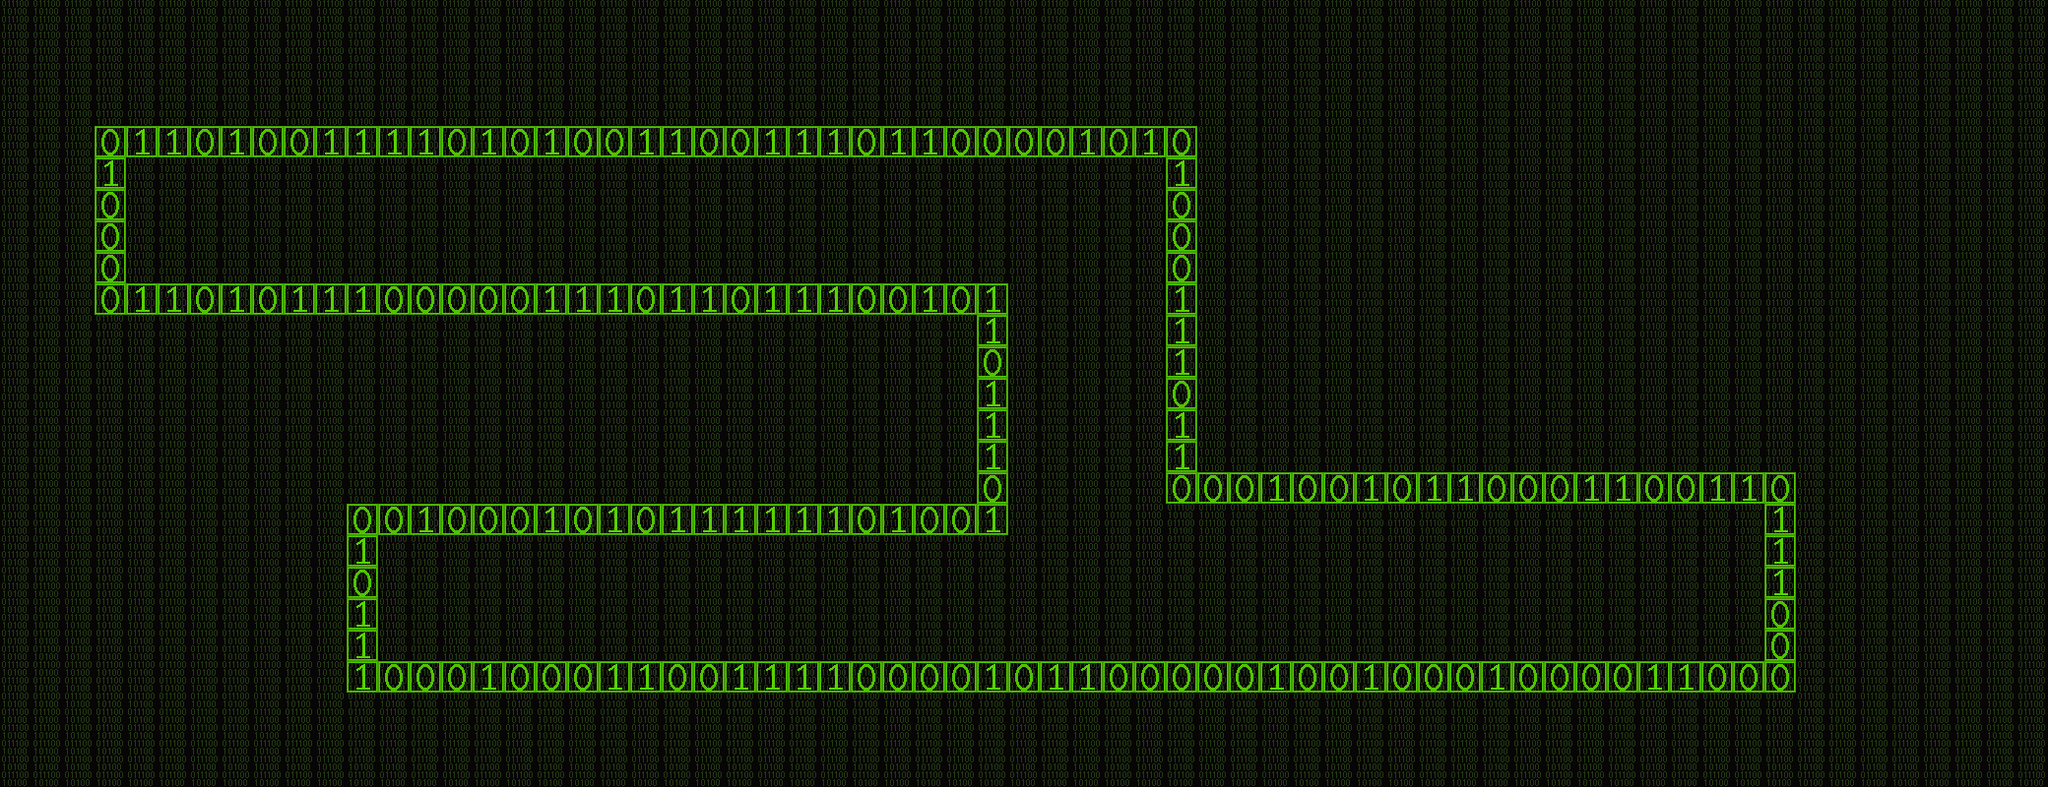

A 2D game scene composited from a Tiled map and its tileset images. What follows is a short description and the map's XML, with each tile layer's data collapsed to a summary:
An orthogonal 65x25 tile map with 32x32 px tiles, 2 tile layers (Bg Layer, Layer 2) and 30 objects (10x wall, 7x bit01, 5x coinBit, 3x text, door, ...).

<map version="1.4" tiledversion="1.4.1" orientation="orthogonal" renderorder="right-down" width="65" height="25" tilewidth="32" tileheight="32" infinite="0" nextlayerid="4" nextobjectid="44">
 <tileset firstgid="1" source="../cyber_space_tileset1.tsx" />
 <layer id="1" name="Bg Layer" width="65" height="25">
  <data>[1625 cells, 1625 non-empty, 1 distinct tile ids]</data>
 </layer>
 <layer id="2" name="Layer 2" width="65" height="25">
  <data>[1625 cells, 180 non-empty, 2 distinct tile ids]</data>
 </layer>
 <objectgroup id="3" name="objects">
  <object id="2" name="door" x="384" y="544" width="96" height="128" />
  <object id="4" name="enemy" type="bit01" x="872" y="192">
   <properties>
    <property name="vertical" type="bool" value="true" />
   </properties>
   <point />
  </object>
  <object id="5" name="enemy" type="bit01" x="800" y="256">
   <properties>
    <property name="vertical" type="bool" value="true" />
   </properties>
   <point />
  </object>
  <object id="6" name="enemy" type="bit01" x="1064" y="384">
   <point />
  </object>
  <object id="7" name="enemy" type="bit01" x="816" y="584">
   <properties>
    <property name="vertical" type="bool" value="true" />
   </properties>
   <point />
  </object>
  <object id="8" name="enemy" type="bit01" x="1408" y="552">
   <properties>
    <property name="vertical" type="bool" value="true" />
   </properties>
   <point />
  </object>
  <object id="9" name="enemy" type="bit01" x="1600" y="600">
   <properties>
    <property name="vertical" type="bool" value="true" />
   </properties>
   <point />
  </object>
  <object id="10" name="enemy" type="bit01" x="1032" y="472">
   <properties>
    <property name="vertical" type="bool" value="true" />
   </properties>
   <point />
  </object>
  <object id="12" name="wall" x="96" y="128" width="1120" height="32" />
  <object id="13" name="wall" x="96" y="288" width="928" height="32" />
  <object id="14" name="wall" x="96" y="128" width="32" height="192" />
  <object id="15" name="wall" x="1184" y="160" width="32" height="352" />
  <object id="16" name="wall" x="352" y="512" width="672" height="32" />
  <object id="17" name="wall" x="992" y="288" width="32" height="224" />
  <object id="18" name="wall" x="352" y="672" width="1472" height="32" />
  <object id="19" name="wall" x="1216" y="480" width="608" height="32" />
  <object id="20" name="wall" x="1792" y="480" width="32" height="224" />
  <object id="21" name="wall" x="352" y="512" width="32" height="192" />
  <object id="22" x="1288" y="40" width="83" height="19">
   <text wrap="1">Hello World</text>
  </object>
  <object id="23" x="1280" y="32" width="83" height="19">
   <text wrap="1">Hello World</text>
  </object>
  <object id="25" name="text" x="112" y="48" width="1152" height="51">
   <properties>
    <property name="text" value="Find the Decryptor and bring it to the CyberNET Gate to navigate the Cyber Realm!" />
   </properties>
   <text fontfamily="Myanmar Text" pixelsize="33" wrap="1" color="#ffffff">Find the Decryptor and bring it to the CyberNET Gate to navigate the Cyber Realm!</text>
  </object>
  <object id="27" name="key" x="1696" y="576">
   <properties>
    <property name="testProp" type="bool" value="false" />
   </properties>
   <point />
  </object>
  <object id="28" name="text" x="160" y="328" width="888" height="51">
   <properties>
    <property name="text" value="Fire the bit bugs to defend the system!" />
   </properties>
   <text fontfamily="Myanmar Text" pixelsize="33" wrap="1" color="#ffffff">Fire the bit bugs to defend the system</text>
  </object>
  <object id="29" name="text" x="152" y="360" width="888" height="51">
   <properties>
    <property name="text" value=" and obtain Bit Credits" />
   </properties>
   <text fontfamily="Myanmar Text" pixelsize="33" wrap="1" color="#ffffff"> and obtain Bit Credits</text>
  </object>
  <object id="30" name="entrance" x="128" y="160" width="96" height="128" />
  <object id="35" name="consumable" type="coinBit" x="1088" y="280" width="32" height="32" />
  <object id="36" name="consumable" type="coinBit" x="1088" y="344" width="32" height="32" />
  <object id="37" name="consumable" type="coinBit" x="1088" y="408" width="32" height="32" />
  <object id="38" name="consumable" type="coinBit" x="1088" y="472" width="32" height="32" />
  <object id="39" name="consumable" type="coinBit" x="1088" y="536" width="32" height="32" />
 </objectgroup>
</map>
